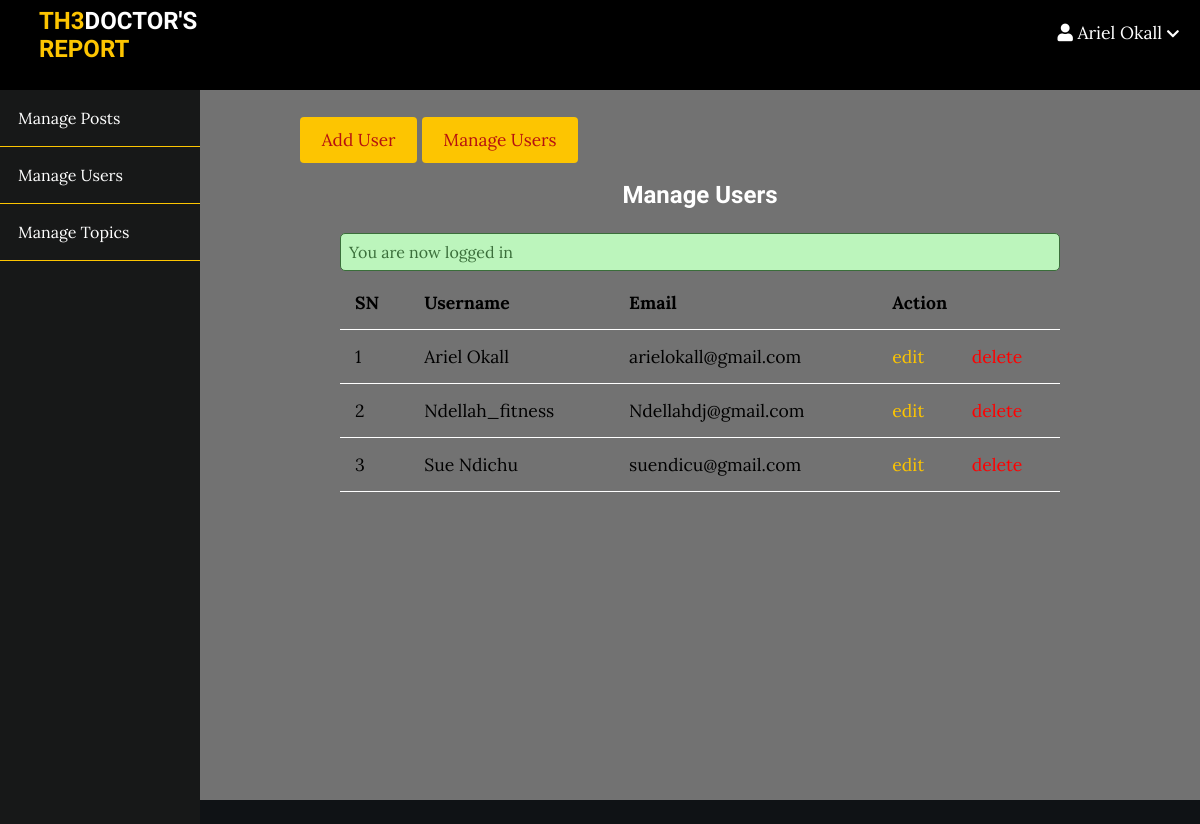
The app's page /admin/users/index.php (signed in) with its own data.
### tables this page shows
CREATE TABLE `users` (
  `id` int(11) NOT NULL AUTO_INCREMENT,
  `admin` tinyint(4) NOT NULL,
  `username` varchar(255) NOT NULL,
  `email` varchar(255) NOT NULL,
  `password` varchar(255) NOT NULL,
  `created_at` timestamp NOT NULL DEFAULT CURRENT_TIMESTAMP,
  PRIMARY KEY (`id`),
  UNIQUE KEY `email` (`email`)
);

### app/controllers/users.php (called while the page is built, shortened)
<?php
include(ROOT_PATH . "/app/database/db.php");
$table = 'users';
$admin_users = selectAll($table);

### app/database/db.php (called while the page is built, shortened)
<?php
require('connect.php');
function selectAll($table, $conditions = [])
{
    global $conn;
    $sql = "SELECT * FROM $table";
    if (empty($conditions)) {
        $stmt = $conn->prepare($sql);
        $stmt->execute();
        $records = $stmt->get_result()->fetch_all(MYSQLI_ASSOC);
        return $records;
    }
}

### admin/users/index.php (the view, shortened to what this page needs)
<?php include(ROOT_PATH . "/app/controllers/users.php");
?>
<!DOCTYPE html>
<html lang="en">
    <head>
        <link rel="stylesheet"
            href="https://use.fontawesome.com/releases/v5.7.2/css/all.css"
>
        <link rel="stylesheet" href="../../assets/css/styling.css">
        <link rel="stylesheet" href="../../assets/css/adm.css">
    </head>
    <body>
    <?php include(ROOT_PATH . "/app/includes/adminHeader.php"); ?>
        <div class="admin-wrapper">
        <?php include(ROOT_PATH . "/app/includes/adminSidebar.php"); ?>
            <div class="admin-content">
                <div class="button-group">
                    <a href="create.php" class="btn btn-big">Add User</a>
                    <a href="index.php" class="btn btn-big">Manage Users</a>
                </div>
                <div class="content">
                    <h2 class="page-title">Manage Users</h2>
                    <?php include(ROOT_PATH . "/app/includes/messages.php"); ?>
                    <table>
                        <thead>
                            <th>SN</th>
                            <th>Username</th>
                            <th>Email</th>
                            <th colspan="2">Action</th>
                        </thead>
                        <tbody>
                            <?php foreach ($admin_users as $key => $user): ?>
                                <tr>
                                    <td><?php echo $key + 1; ?></td>
                                    <td><?php echo $user['username']; ?></td>
                                    <td><?php echo $user['email']; ?></td>
                                    <td><a href="edit.php?id=<?php echo $user['id']; ?>" class="edit">edit</a></td>
                                    <td><a href="index.php?delete_id=<?php echo $user['id']; ?>" class="delete">delete</a></td>
                                </tr>
                            <?php endforeach; ?>
                        </tbody>
                    </table>
                </div>
            </div>
        </div>
    </body>
</html>

### assets/css/styling.css (style rules this page uses)
* { box-sizing: border-box; }
html, body { height: 100%; padding: 0px; margin: 0px; background: #0F1215; font-family: "Lora", serif; }
h1, h2, h3, h4, h5, h6 { font-family: "Candal", serif; color: #ffffff; margin: 5px; }
a { text-decoration: none; color: inherit; }
.btn { padding: 0.5rem 1rem; background: #fdc501; color: rgb(182, 16, 16); border: 1px solid transparent; border-radius: 0.25rem; font-size: 1.08em; font-family: "Lora", serif; }
.btn-big { padding: 0.7rem 1.3rem; line-height: 1.3rem; }
.content { width: 90%; margin: 30px auto 30px; }

### assets/css/adm.css (style rules this page uses)
body { background: rgb(114, 114, 114); }
.admin-wrapper { display: flex; height: calc(100% - 66px); }
.admin-wrapper .admin-content { flex: 8; height: 100%; padding: 40px 100px 100px; overflow-y: scroll; }
.admin-content .page-title { text-align: center; margin-bottom: 1.5rem; }
table { width: 100%; border-collapse: collapse; font-size: 1.1rem; }
th, td { padding: 15px; text-align: left; border-bottom: 1px solid #ffffff; }
.edit { color: #fdc501; }
.delete { color: red; }

### records on screen
users: username "Ariel Okall", email "arielokall@gmail.com"
users: username "Ndellah_fitness", email "Ndellahdj@gmail.com"
users: username "Sue Ndichu", email "suendicu@gmail.com"

### other values on screen
$_SESSION['username'] "Ariel Okall"
$_SESSION['message'] "You are now logged in"
